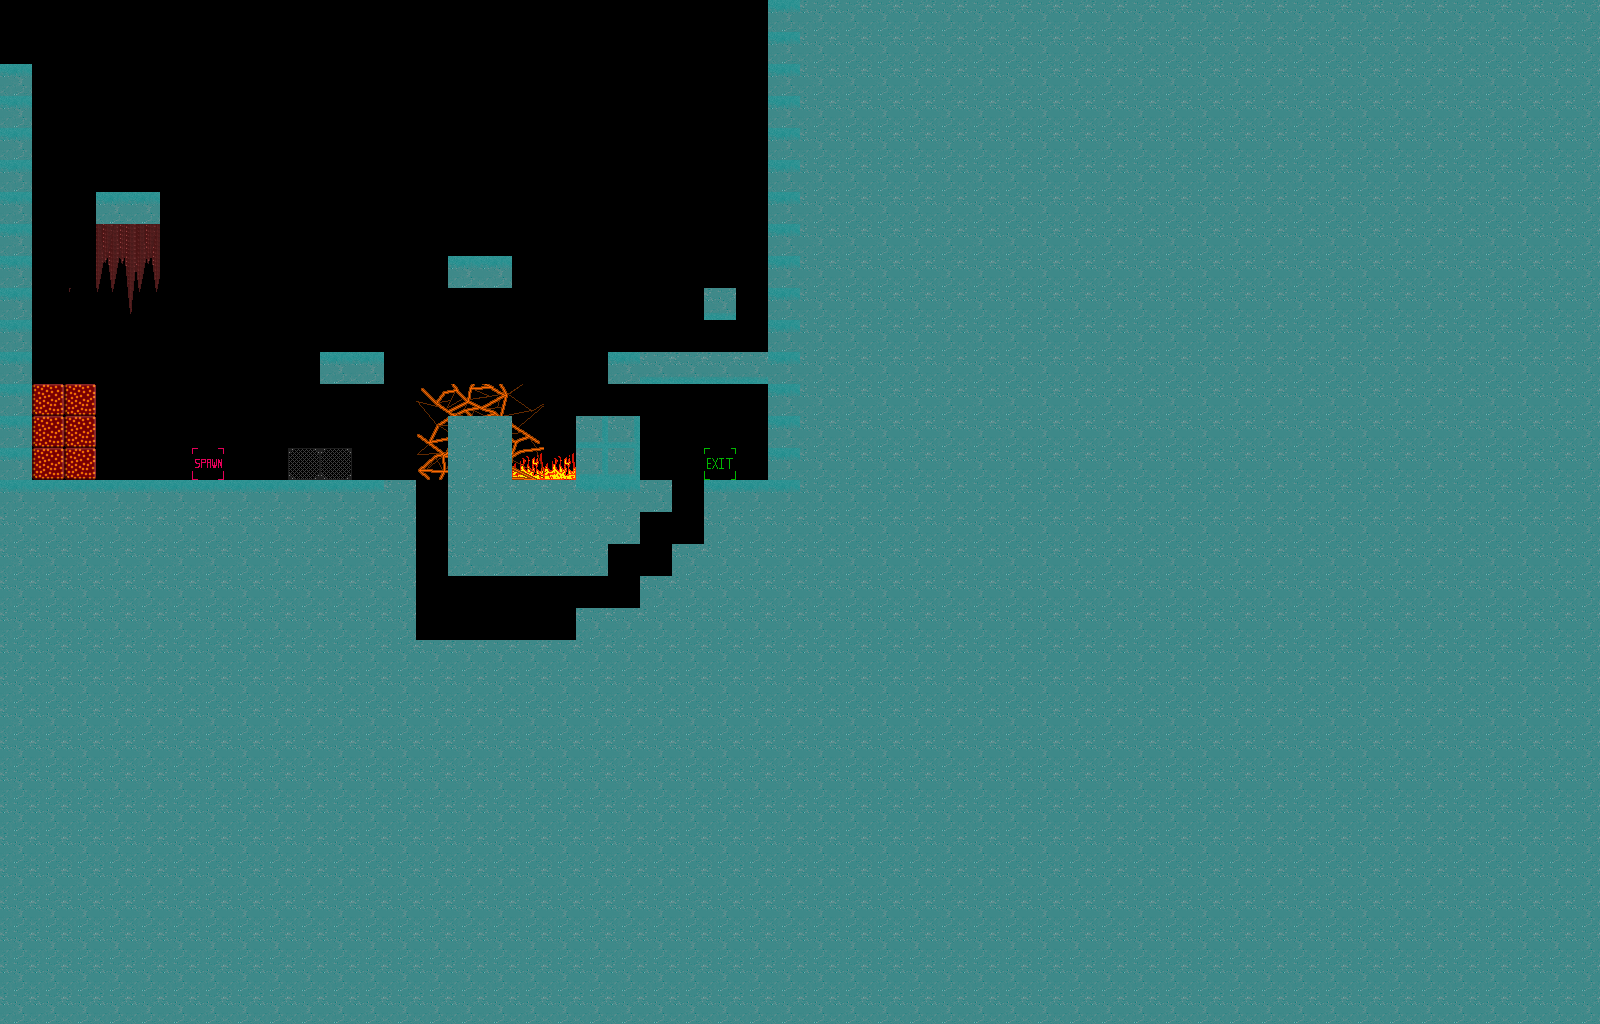

Rendered tile map (Tiled .tmx) drawn with the repository's tilesets; below, a short description and the map source with its tile grids summarised:
An orthogonal 50x32 tile map with 32x32 px tiles, 4 tile layers (entities, background, foreground, collision), 4 tilesets.

<map version="1.0" orientation="orthogonal" width="50" height="32" tilewidth="32" tileheight="32">
 <tileset firstgid="1" name="foreground" tilewidth="32" tileheight="32">
  <image source="../assets/tilesets/foreground.png" width="512" height="512" />
 </tileset>
 <tileset firstgid="257" name="entities" tilewidth="32" tileheight="32">
  <image source="../assets/tilesets/entities.png" width="512" height="512" />
 </tileset>
 <tileset firstgid="513" name="collision" tilewidth="32" tileheight="32">
  <image source="../assets/tilesets/collision.png" width="512" height="512" />
 </tileset>
 <tileset firstgid="769" name="background" tilewidth="32" tileheight="32">
  <image source="../assets/tilesets/background.png" width="512" height="512" />
 </tileset>
 <layer name="entities" width="50" height="32">
  <data>[1600 cells, 13 non-empty, 6 distinct tile ids]</data>
 </layer>
 <layer name="background" width="50" height="32">
  <data>[1600 cells, 20 non-empty, 20 distinct tile ids]</data>
 </layer>
 <layer name="foreground" width="50" height="32">
  <data>[1600 cells, 1349 non-empty, 6 distinct tile ids]</data>
 </layer>
 <layer name="collision" width="50" height="32">
  <data>[1600 cells, 1273 non-empty, 2 distinct tile ids]</data>
 </layer>
</map>